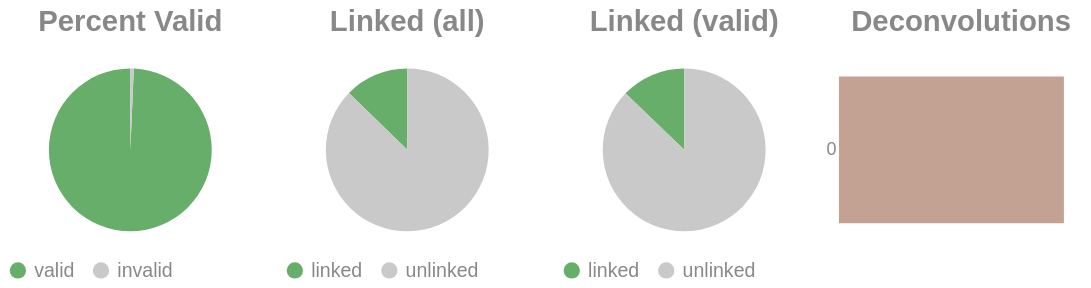

Source (notebook cell):
### Code cell
if SKIPLR:
    pass
else:
    clash = Counter()
    for i in valids['molecule'].to_list():
        _mol = i.split("-")
        if len(_mol) == 1:
            clash.update('0')
        else:
            clash.update(_mol[-1])

    _d = {"deconvolutions": [], 'count': []}
    for k,v in clash.items():
        _d['deconvolutions'].append(k)
        _d['count'].append(v)

    tot_valid = valids['reads'].sum()
    mask = valids['reads'] >= 2
    n_linked_reads = valids.filter(mask)['reads'].sum()
    if n_linked_reads == 0:
        print_html("No linked molecules (>=2 reads) were detected; skipping linked-only distributions.")
        SKIPLR = True
    else:
        perc_valid = round(tot_valid / n_reads, 4)
        linked_perc_abs = round(n_linked_reads / n_reads, 4)
        linked_perc = round(n_linked_reads / tot_valid, 4)

    _valid = pl.DataFrame({"valids": ['valid', 'invalid'], "count": [tot_valid, n_reads - tot_valid]})
    _linked_abs = pl.DataFrame({"linked (absolute)": ['linked', 'unlinked'], "count": [n_linked_reads, n_reads - n_linked_reads]})
    _linked_rel = pl.DataFrame({"linked (valids)": ['linked', 'unlinked'], "count": [n_linked_reads, tot_valid - n_linked_reads]})

    (
        alt.hconcat(
            piechart(_valid, goodval = 'valid', title = "Percent Valid"),
            piechart(_linked_abs, goodval = "linked", title =  "Linked (all)"),
            piechart(_linked_rel, goodval = "linked", title =  "Linked (valid)"),
            convolutionbar(pl.DataFrame(_d), title = "Deconvolutions"),
            center = True,
            bounds = 'flush'
        )
        .resolve_scale(color='independent')
        .resolve_legend('independent')
        .properties(usermeta={'embedOptions': {"actions": False}})
    ).display()

### Figure 1 — Vega-Lite specification as saved in the notebook (floating-point values rounded to 4 significant figures)
{"width": "container", "height": 400, "config": {"title": {"anchor": "start", "dy": -15, "fontSize": 18, "color": "#888888", "subtitleColor": "#888888", "subtitleFontSize": 14}, "arc": {"fill": "#0072B2"}, "axis": {"domainColor": "#888888", "domainWidth": 0.5, "gridWidth": 0.2, "grid": false, "titleFontWeight": 400, "titleFontSize": 15, "labelFontSize": 11, "labelColor": "#888888", "tickColor": "#888888", "tickWidth": 0.2, "titleColor": "#888888"}, "axisBand": {"grid": false}, "axisX": {"grid": true, "tickSize": 10, "domainCap": "round"}, "axisY": {"domain": false, "grid": true, "tickSize": 0, "domainCap": "round"}, "background": "transparent", "header": {"labelFontSize": 15, "labelColor": "#888888", "titleFontSize": 15, "titleFontWeight": 600, "titleColor": "#888888"}, "legend": {"labelFont": "sans-serif", "labelFontSize": 12, "labelColor": "#888888", "symbolSize": 100, "symbolType": "circle", "titleFontSize": 12, "titlePadding": 10, "titleColor": "#888888", "title": null}, "range": {"category": ["#E69F00", "#56B4E9", "#009E73", "#F0E442", "#0072B2", "#D55E00", "#CC79A7", "#000000"], "diverging": ["#cfe8f3", "#a2d4ec", "#73bfe2", "#46abdb", "#1696d2", "#12719e"]}, "area": {"fill": "#0072B2", "fillOpacity": 0.7, "line": true, "strokeOpacity": 0.7}, "line": {"color": "#0072B2", "stroke": "#0072B2", "strokeWidth": 2}, "trail": {"color": "#0072B2", "stroke": "#0072B2", "strokeWidth": 0, "size": 1}, "point": {"filled": true, "fillOpacity": 1.0, "size": 95}, "text": {"color": "#888888", "fontSize": 11, "align": "right", "fontWeight": 400, "size": 11}, "bar": {"fill": "#0072B2", "stroke": null}, "view": {"stroke": null, "continuousWidth": 660, "continuousHeight": 400}}, "hconcat": [{"data": {"name": "data-575851c04d50c005bdd9c3e21fedff67"}, "mark": {"type": "arc"}, "encoding": {"color": {"field": "valids", "legend": {"orient": "bottom", "title": null}, "scale": {"domain": ["valid", "invalid"], "range": ["#68ae6b", "#C9C9C9"]}, "title": "Valids", "type": "nominal"}, "theta": {"field": "count", "type": "quantitative"}, "tooltip": [{"field": "valids", "title": "Valids", "type": "ordinal"}, {"field": "percent", "format": ".2%", "title": "Percent", "type": "quantitative"}, {"field": "count", "title": "Count", "type": "quantitative"}]}, "height": 100, "title": {"text": "Percent Valid", "align": "center", "anchor": "middle"}, "transform": [{"calculate": "datum.count / 1792703", "as": "percent"}], "width": 150}, {"data": {"name": "data-db539f219054c137576104856555b7cb"}, "mark": {"type": "arc"}, "encoding": {"color": {"field": "linked (absolute)", "legend": {"orient": "bottom", "title": null}, "scale": {"domain": ["linked", "unlinked"], "range": ["#68ae6b", "#C9C9C9"]}, "title": "Linked (Absolute)", "type": "nominal"}, "theta": {"field": "count", "type": "quantitative"}, "tooltip": [{"field": "linked (absolute)", "title": "Linked (Absolute)", "type": "ordinal"}, {"field": "percent", "format": ".2%", "title": "Percent", "type": "quantitative"}, {"field": "count", "title": "Count", "type": "quantitative"}]}, "height": 100, "title": {"text": "Linked (all)", "align": "center", "anchor": "middle"}, "transform": [{"calculate": "datum.count / 1792703", "as": "percent"}], "width": 150}, {"data": {"name": "data-63189b6583ea968832665cf5df73b7cc"}, "mark": {"type": "arc"}, "encoding": {"color": {"field": "linked (valids)", "legend": {"orient": "bottom", "title": null}, "scale": {"domain": ["linked", "unlinked"], "range": ["#68ae6b", "#C9C9C9"]}, "title": "Linked (Valids)", "type": "nominal"}, "theta": {"field": "count", "type": "quantitative"}, "tooltip": [{"field": "linked (valids)", "title": "Linked (Valids)", "type": "ordinal"}, {"field": "percent", "format": ".2%", "title": "Percent", "type": "quantitative"}, {"field": "count", "title": "Count", "type": "quantitative"}]}, "height": 100, "title": {"text": "Linked (valid)", "align": "center", "anchor": "middle"}, "transform": [{"calculate": "datum.count / 1780384", "as": "percent"}], "width": 150}, {"data": {"name": "data-8df778ce89517693297d0a130dede519"}, "mark": {"type": "bar"}, "encoding": {"color": {"field": "deconvolutions", "legend": null, "scale": {"scheme": "lightgreyred"}, "type": "nominal"}, "tooltip": [{"field": "deconvolutions", "title": "Deconvolutions", "type": "ordinal"}, {"field": "percent", "format": ".2%", "title": "Percent", "type": "quantitative"}, {"field": "count", "title": "Count", "type": "quantitative"}], "x": {"axis": null, "field": "count", "type": "quantitative"}, "y": {"field": "deconvolutions", "sort": "ascending", "title": null, "type": "nominal"}}, "height": 100, "title": {"text": "Deconvolutions", "align": "center", "anchor": "middle"}, "transform": [{"calculate": "datum.count / 1657267", "as": "percent"}], "width": 150}], "bounds": "flush", "center": true, "resolve": {"legend": {"angle": "independent"}, "scale": {"color": "independent"}}, "usermeta": {"embedOptions": {"actions": false}}, "$schema": "https://vega.github.io/schema/vega-lite/v6.1.0.json", "datasets": {"data-575851c04d50c005bdd9c3e21fedff67": [{"valids": "valid", "count": 1780384}, {"valids": "invalid", "count": 12319}], "data-db539f219054c137576104856555b7cb": [{"linked (absolute)": "linked", "count": 227770}, {"linked (absolute)": "unlinked", "count": 1564933}], "data-63189b6583ea968832665cf5df73b7cc": [{"linked (valids)": "linked", "count": 227770}, {"linked (valids)": "unlinked", "count": 1552614}], "data-8df778ce89517693297d0a130dede519": [{"deconvolutions": "0", "count": 1657267}]}}
